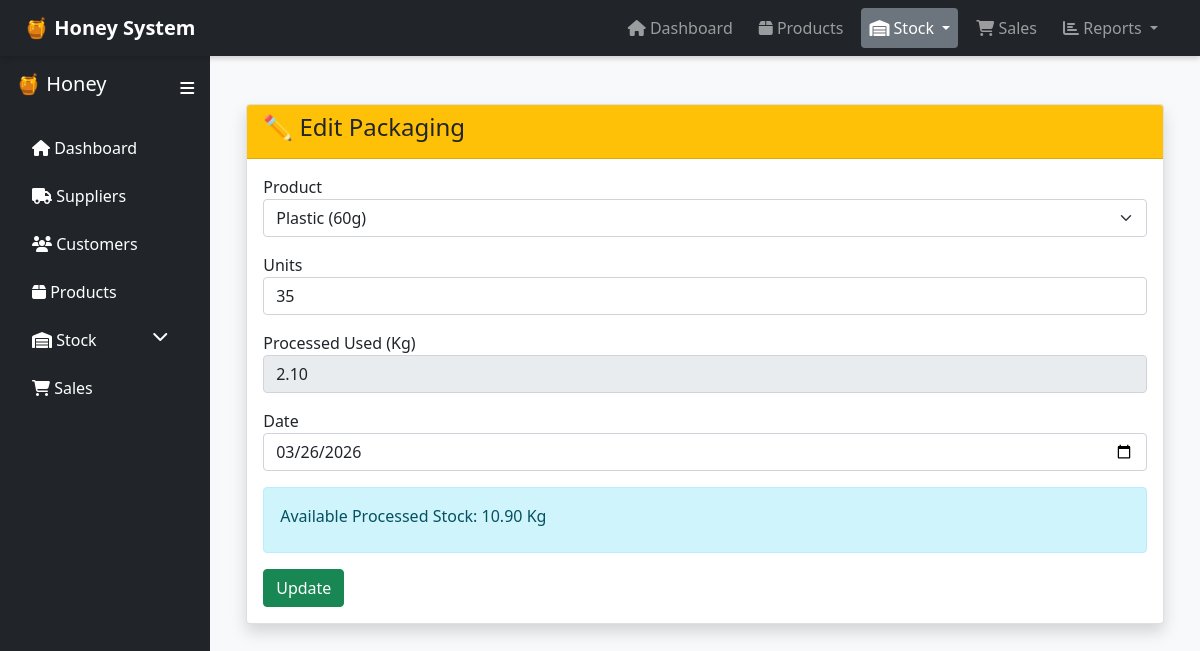
Screenshot of /stock/packaging/edit.php?id=8 with the database file from the repository.
### tables this page shows
CREATE TABLE `packaging` (
  `PackagingID` int(11) NOT NULL,
  `BatchID` int(11) DEFAULT NULL,
  `ProductID` int(11) DEFAULT NULL,
  `QuantityProduced` int(11) DEFAULT NULL,
  `ProcessedUsedKg` decimal(10,2) DEFAULT NULL,
  `PackagingDate` date DEFAULT NULL
);

CREATE TABLE `products` (
  `ProductID` int(11) NOT NULL,
  `Name` varchar(100) DEFAULT NULL,
  `Size` varchar(50) DEFAULT NULL,
  `Price` decimal(10,2) DEFAULT NULL,
  `CreatedAt` timestamp NOT NULL DEFAULT current_timestamp()
);

CREATE TABLE `processedhoneystock` (
  `ID` int(11) NOT NULL,
  `QuantityAvailableKg` decimal(10,2) DEFAULT 0.00,
  `LastUpdated` timestamp NOT NULL DEFAULT current_timestamp() ON UPDATE current_timestamp()
);

### stock/packaging/edit.php (the view, shortened to what this page needs)
<?php
include("../../config/db.php");
include("../../includes/layout.php");
$id = $_GET['id'];
$stmt = $conn->prepare("SELECT * FROM packaging WHERE PackagingID=?");
$stmt->execute([$id]);
$data = $stmt->fetch();
$products = $conn->query("SELECT * FROM products")->fetchAll();
$stock = $conn->query("SELECT QuantityAvailableKg FROM processedhoneystock LIMIT 1")->fetch();
$availableProcessed = $stock['QuantityAvailableKg'];
?>
<div class="container mt-4">
<div class="card shadow">
<div class="card-header bg-warning">
    <h4>✏️ Edit Packaging</h4>
</div>
<div class="card-body">
<form method="POST">
<div class="mb-3">
<label>Product</label>
<select id="productSelect" name="ProductID" class="form-select">
<?php foreach ($products as $p): ?>
<option value="<?= $p['ProductID'] ?>"
    data-size="<?= $p['Size'] ?>"
    <?= $p['ProductID'] == $data['ProductID'] ? 'selected' : '' ?>>
    <?= $p['Name'] ?> (<?= $p['Size'] ?>)
</option>
<?php endforeach; ?>
</select>
</div>
<div class="mb-3">
<label>Units</label>
<input type="number" id="units" name="QuantityProduced"
value="<?= $data['QuantityProduced'] ?>" class="form-control">
</div>
<div class="mb-3">
<label>Processed Used (Kg)</label>
<input type="number" id="processedKg" name="ProcessedUsedKg"
value="<?= $data['ProcessedUsedKg'] ?>" class="form-control" readonly>
</div>
<div class="mb-3">
<label>Date</label>
<input type="date" name="PackagingDate"
value="<?= $data['PackagingDate'] ?>" class="form-control">
</div>
<div class="alert alert-info">
Available Processed Stock: <?= $availableProcessed ?> Kg
</div>
<button id="submitBtn" class="btn btn-success">Update</button>
</form>
</div>
</div>
</div>
<?php include("../../includes/footer.php"); ?>

### includes/header.php (style rules this page uses)
body { overflow-x: hidden; }

### rows the page displays
packaging: ProductID "Plastic (60g)", QuantityProduced "35", ProcessedUsedKg "2.10", PackagingDate "03/26/2026"
processedhoneystock: QuantityAvailableKg "10.90"
